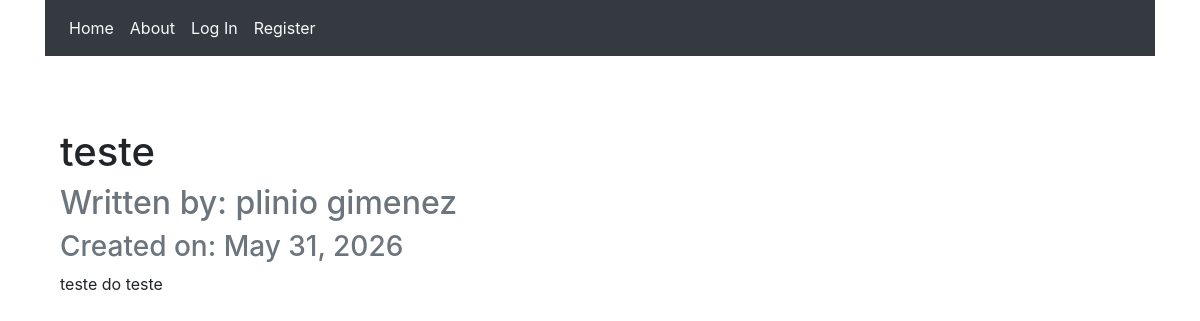
The page /1 on the database its author committed.
### compblog/models.py (models this page shows, shortened)
class BlogPost(db.Model):
   users = db.relationship(User)
   id = db.Column(db.Integer,primary_key=True)
   user_id = db.Column(db.Integer,db.ForeignKey('users.id'),nullable=False)
   date = db.Column(db.DateTime, nullable=False,default=datetime.now)
   title = db.Column(db.String(140),nullable=False)
   text = db.Column(db.Text,nullable=False)

class User(db.Model,UserMixin):
    __tablename__ = 'users'
    id = db.Column(db.Integer,primary_key=True)
    profile_image = db.Column(db.String(64), nullable=False, default='default_profile.jpg')
    email = db.Column(db.String(64),unique=True, index=True)
    username = db.Column(db.String(64),index=True,unique=True)
    password = db.Column(db.String(256))
    posts = db.relationship('BlogPost', backref='author',lazy=True)

### compblog/users/views.py (the view)
@users.route('/<username>')
def user_posts(username):
    page = request.args.get('page', 1, type=int)
    user = User.query.filter_by(username=username).first_or_404()
    blog_posts = BlogPost.query.filter_by(author=user).order_by(BlogPost.date.desc()).paginate(page=page, per_page=5)
    return render_template('user_blog_posts.html', blog_posts=blog_posts, user=user)

### compblog/posts/views.py (called while the page is built)
@blog_posts.route('/<int:blog_post_id>')
def blog_post(blog_post_id):
    blog_post = BlogPost.query.get_or_404(blog_post_id)
    return render_template('blog_post.html',
                           title=blog_post.title,
                           date=blog_post.date,
                           post=blog_post)

### compblog/templates/blog_post.html (shortened to what this page needs)
{% extends "base.html" %}
{% block content %}
    <div class="container mt-4">
        <h1>{{ post.title }}</h1>
        <h2 class="text-muted">Written by: {{ post.author.username }}</h2>
        <h3 class="text-muted">Created on: {{ post.date.strftime('%B %d, %Y') }}</h3>
        <p>{{ post.text }}</p>
    </div>
{% endblock %}

### rows shown on the page
BlogPost: title "teste", date "May 31, 2026", text "teste do teste"
User: author.username "plinio gimenez"
